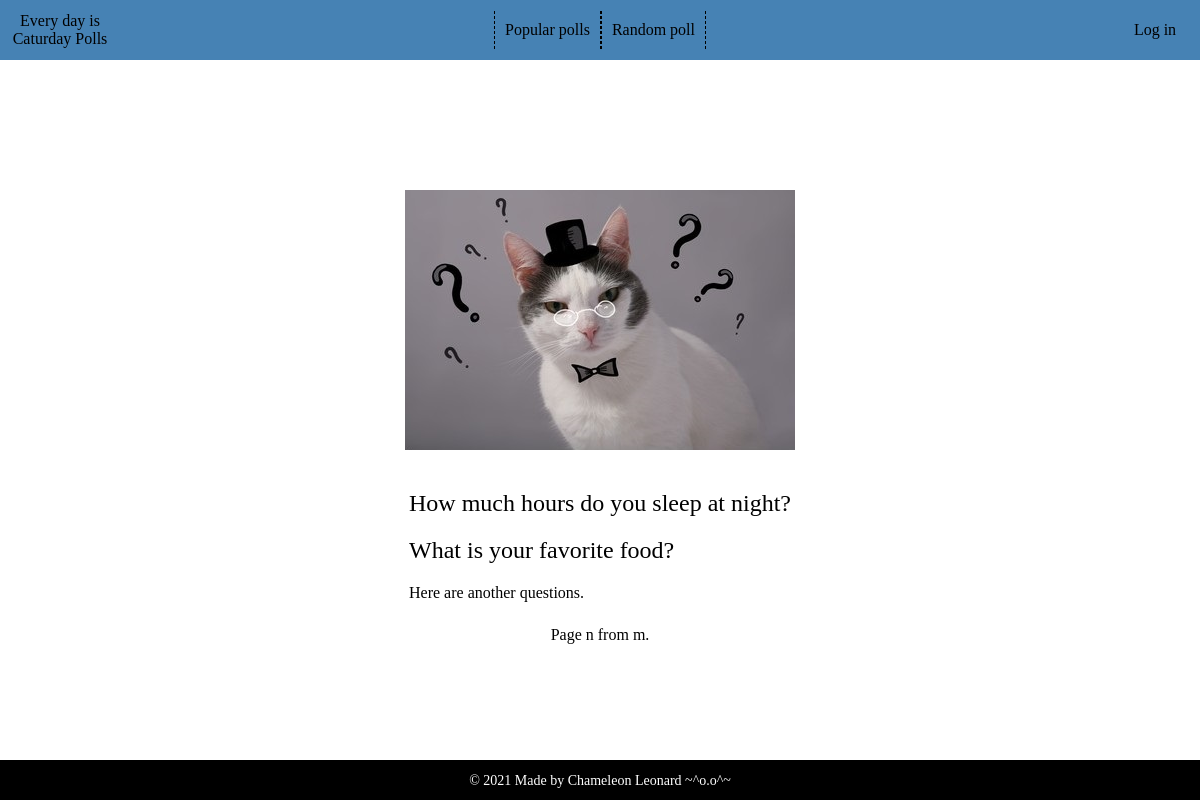
/polls/, run on an earlier commit of the app's database.
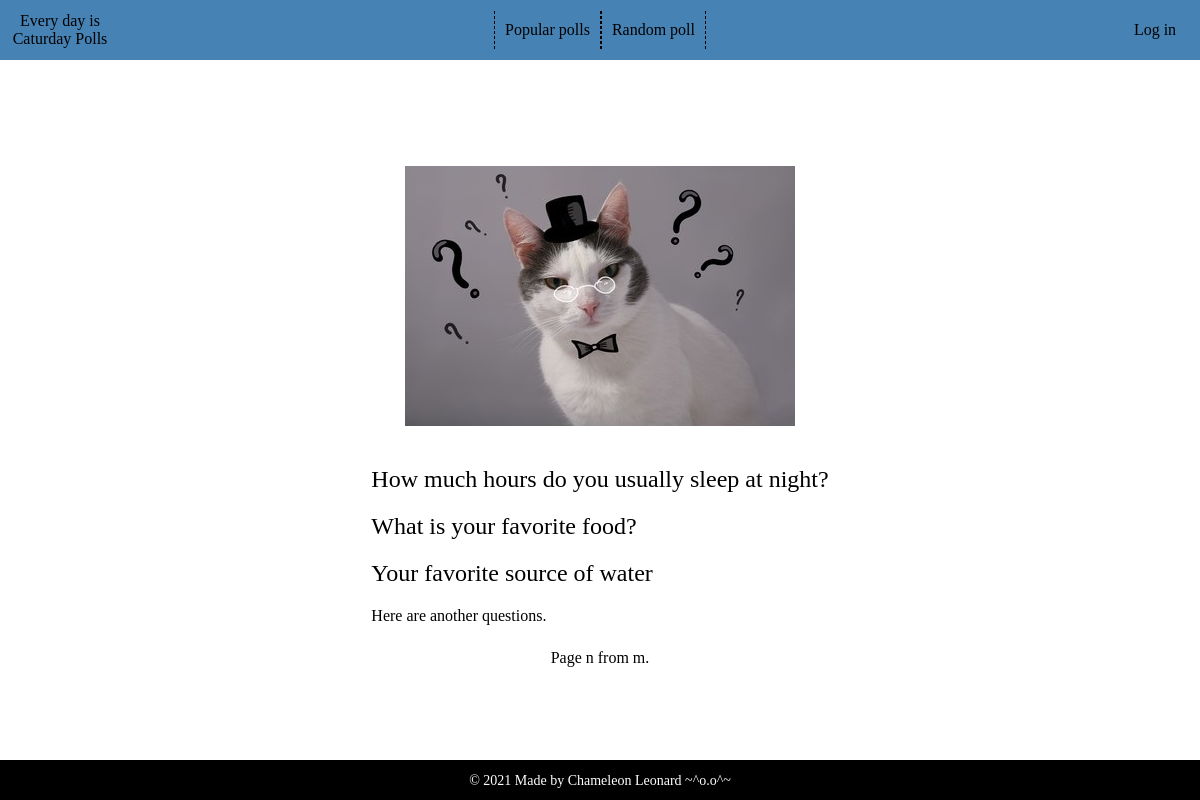
And on a later commit of the database.
### catpolls/models.py (models this page shows, shortened)
class Catuestion(models.Model):
    catuestion_text = models.CharField(max_length=200)
    publication_date = models.DateTimeField('date published')
    def was_published_recently(self):
        now = timezone.now()
        return now - datetime.timedelta(days=1) <= self.publication_date <= now
    was_published_recently.admin_order_field = 'publication_date'
    was_published_recently.boolean = True
    was_published_recently.short_description = 'Published recently?'

### catpolls/views.py (the view)
# urls.py: path('', views.IndexView.as_view(), name='index'),
class IndexView(generic.ListView):
    template_name = 'catpolls/index.html'
    context_object_name = 'latest_catuestion_list'
    def get_queryset(self):
        return Catuestion.objects.filter(
            publication_date__lte=timezone.now()
        ).order_by('-publication_date')[:5]

### catpolls/templates/catpolls/index.html (shortened to what this page needs)
{% load static %}
<html>
<head>
    <link rel="stylesheet" type="text/css" href="{% static 'catpolls/css/style.css' %}">
</head>
<body>
<div class="body-wrapper">
    <header class="header">
        <div class="header-wrapper">
            <div class="logo">
                <a href="">Every day is <br>Caturday Polls</a>
            </div>
            <div class="nav-wrapper">
                <nav class="nav">
                    <ul class="nav-ul">
                        <a href=""><li>Popular polls</li></a>
                        <a href=""><li>Random poll</li></a>
                    </ul>
                </nav>
            </div>
            <div class="login-wrapper">
                <div class="login">
                    {% if not user.is_authenticated %}
                    <p><a href="">Log in</a></p>
                    {% elif user.is_authenticated %}
                    <p><a href="">Log out</a></p>
                    {% endif %}
                </div>
            </div>
        </div>
    </header>
    <div class="content-wrapper">
        <div class="image">
            <img src="{% static 'catpolls/images/img20.jpg' %}">
        </div>
        <div class="question">
            {% if latest_catuestion_list %}
            <ul>
            {% for catuestion in latest_catuestion_list %}
            <li><a href="{% url 'catpolls:detail' catuestion.id %}">{{ catuestion.catuestion_text }}</a></li>
            {% endfor %}
            </ul>
            {% else %}
            <p>No polls are available.</p>
            {% endif %}
            <p>Here are another questions.</p>
        </div>
        <div class="paginator">
            <p>Page n from m.</p>
        </div>
    </div>
    <footer class="footer">
        <div class="footer-content">
            <p>© 2021 Made by Chameleon Leonard ~^o.o^~</p>
        </div>
    </footer>
</div>
</body>
</html>

### catpolls/static/catpolls/css/style.css (style rules this page uses)
* { margin: 0; padding: 0; }
html, body { height: 100vh; }
.body-wrapper { position: relative; min-height: 100%; display: flex; flex-flow: wrap; flex-direction: column; justify-content: space-between; align-items: center; }
.header { background-color: steelblue; height: 60px; width: 100%; }
.header-wrapper { height: 100%; display: flex; flex-wrap: row wrap; justify-content: space-between; align-items: center; }
.logo { min-width: 100px; text-align: center; margin: 0 10px; }
.logo a { text-decoration: none; color: black; font-size: 16px; }
.login-wrapper { min-width: 100px; margin: 0 10px; }
.login { float: right; font-size: 16px; width: 70px; min-height: 32px; text-align: center; }
.login p { padding: 9px 0; }
.login a { text-decoration: none; color: black; }
.nav-ul { display: flex; flex-flow: row; justify-content: center; }
nav li { list-style-type: none; padding: 10px; margin: 5px 0px; border-right: 1px dashed #000; border-left: 1px dashed #000; }
.nav-ul a { text-decoration: none; color: #000; font-size: 16px; }
.content-wrapper { max-width: 700px; min-height: 500px; }
.image img { display: block; float: center; margin: 30px auto; max-width: 650px; }
.question ul { list-style-type: none; }
.question li { padding: 10px; }
.question li a { color: #000; text-decoration: none; font-size: 24px; }
.question p { padding: 10px; }
.paginator { height: 35px; padding-top: 14px; }
.paginator p { text-align: center; }
.footer { background-color: #000; color: #fff; width: 100%; height: 40px; text-align: center; font-size: 14px; }
.footer p { margin-top: 13px; }

What changed in the data, as far as the page shows it:
changed Catuestion: catuestion_text "How much hours do you sleep at night?" → "How much hours do you usually sleep at night?"
added Catuestion: catuestion_text "Your favorite source of water"
